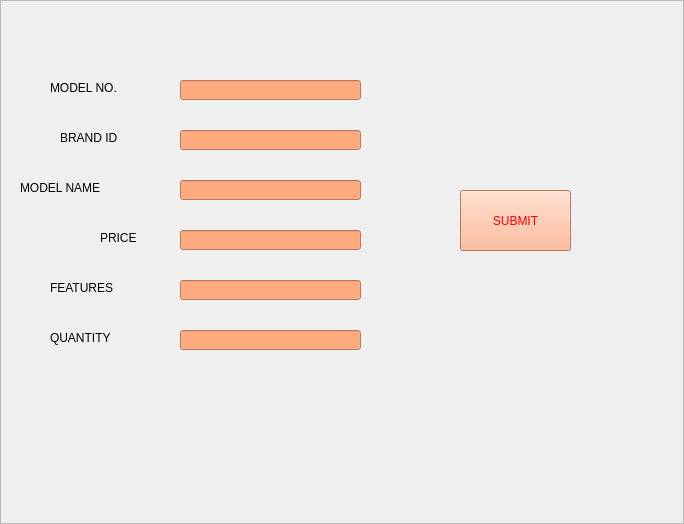
<?xml version="1.0" encoding="UTF-8"?>
<ui version="4.0">
 <class>Frame</class>
 <widget class="QFrame" name="Frame">
  <property name="geometry">
   <rect>
    <x>0</x>
    <y>0</y>
    <width>684</width>
    <height>524</height>
   </rect>
  </property>
  <property name="windowTitle">
   <string>Frame</string>
  </property>
  <property name="styleSheet">
   <string notr="true"/>
  </property>
  <property name="frameShape">
   <enum>QFrame::StyledPanel</enum>
  </property>
  <property name="frameShadow">
   <enum>QFrame::Raised</enum>
  </property>
  <widget class="QLabel" name="lbl_image">
   <property name="geometry">
    <rect>
     <x>0</x>
     <y>0</y>
     <width>691</width>
     <height>521</height>
    </rect>
   </property>
   <property name="text">
    <string/>
   </property>
  </widget>
  <widget class="QLabel" name="label">
   <property name="geometry">
    <rect>
     <x>50</x>
     <y>80</y>
     <width>111</width>
     <height>16</height>
    </rect>
   </property>
   <property name="styleSheet">
    <string notr="true">font: 12pt &quot;Zurich Ex BT&quot;;</string>
   </property>
   <property name="text">
    <string>MODEL NO.</string>
   </property>
  </widget>
  <widget class="QLabel" name="label_2">
   <property name="geometry">
    <rect>
     <x>60</x>
     <y>130</y>
     <width>101</width>
     <height>16</height>
    </rect>
   </property>
   <property name="styleSheet">
    <string notr="true">font: 12pt &quot;Zurich Ex BT&quot;;</string>
   </property>
   <property name="text">
    <string>BRAND ID</string>
   </property>
  </widget>
  <widget class="QLabel" name="label_3">
   <property name="geometry">
    <rect>
     <x>20</x>
     <y>180</y>
     <width>141</width>
     <height>16</height>
    </rect>
   </property>
   <property name="styleSheet">
    <string notr="true">font: 12pt &quot;Zurich Ex BT&quot;;</string>
   </property>
   <property name="text">
    <string>MODEL NAME</string>
   </property>
  </widget>
  <widget class="QLabel" name="label_4">
   <property name="geometry">
    <rect>
     <x>100</x>
     <y>230</y>
     <width>61</width>
     <height>16</height>
    </rect>
   </property>
   <property name="styleSheet">
    <string notr="true">font: 12pt &quot;Zurich Ex BT&quot;;</string>
   </property>
   <property name="text">
    <string>PRICE</string>
   </property>
  </widget>
  <widget class="QLabel" name="label_5">
   <property name="geometry">
    <rect>
     <x>50</x>
     <y>280</y>
     <width>131</width>
     <height>16</height>
    </rect>
   </property>
   <property name="styleSheet">
    <string notr="true">font: 12pt &quot;Zurich Ex BT&quot;;</string>
   </property>
   <property name="text">
    <string>FEATURES</string>
   </property>
  </widget>
  <widget class="QLabel" name="label_6">
   <property name="geometry">
    <rect>
     <x>50</x>
     <y>330</y>
     <width>111</width>
     <height>16</height>
    </rect>
   </property>
   <property name="styleSheet">
    <string notr="true">font: 12pt &quot;Zurich Ex BT&quot;;</string>
   </property>
   <property name="text">
    <string>QUANTITY</string>
   </property>
  </widget>
  <widget class="QLineEdit" name="txtmodelnumber">
   <property name="geometry">
    <rect>
     <x>180</x>
     <y>80</y>
     <width>181</width>
     <height>20</height>
    </rect>
   </property>
   <property name="styleSheet">
    <string notr="true">background-color: rgb(255, 170, 127);</string>
   </property>
  </widget>
  <widget class="QLineEdit" name="txtbrandid">
   <property name="geometry">
    <rect>
     <x>180</x>
     <y>130</y>
     <width>181</width>
     <height>20</height>
    </rect>
   </property>
   <property name="styleSheet">
    <string notr="true">background-color: rgb(255, 170, 127);</string>
   </property>
  </widget>
  <widget class="QLineEdit" name="txtmodelname">
   <property name="geometry">
    <rect>
     <x>180</x>
     <y>180</y>
     <width>181</width>
     <height>20</height>
    </rect>
   </property>
   <property name="styleSheet">
    <string notr="true">background-color: rgb(255, 170, 127);</string>
   </property>
  </widget>
  <widget class="QLineEdit" name="txtprice">
   <property name="geometry">
    <rect>
     <x>180</x>
     <y>230</y>
     <width>181</width>
     <height>20</height>
    </rect>
   </property>
   <property name="styleSheet">
    <string notr="true">background-color: rgb(255, 170, 127);</string>
   </property>
  </widget>
  <widget class="QLineEdit" name="txtfeatures">
   <property name="geometry">
    <rect>
     <x>180</x>
     <y>280</y>
     <width>181</width>
     <height>20</height>
    </rect>
   </property>
   <property name="styleSheet">
    <string notr="true">background-color: rgb(255, 170, 127);</string>
   </property>
  </widget>
  <widget class="QLineEdit" name="txtquantity">
   <property name="geometry">
    <rect>
     <x>180</x>
     <y>330</y>
     <width>181</width>
     <height>20</height>
    </rect>
   </property>
   <property name="styleSheet">
    <string notr="true">background-color: rgb(255, 170, 127);</string>
   </property>
  </widget>
  <widget class="QPushButton" name="btnsubmit">
   <property name="geometry">
    <rect>
     <x>460</x>
     <y>190</y>
     <width>111</width>
     <height>61</height>
    </rect>
   </property>
   <property name="styleSheet">
    <string notr="true">font: 10pt &quot;Zurich UBlkEx BT&quot;;
background-color: rgb(255, 170, 127);

color: rgb(255, 0, 0);</string>
   </property>
   <property name="text">
    <string>SUBMIT</string>
   </property>
  </widget>
 </widget>
 <resources/>
 <connections/>
</ui>
